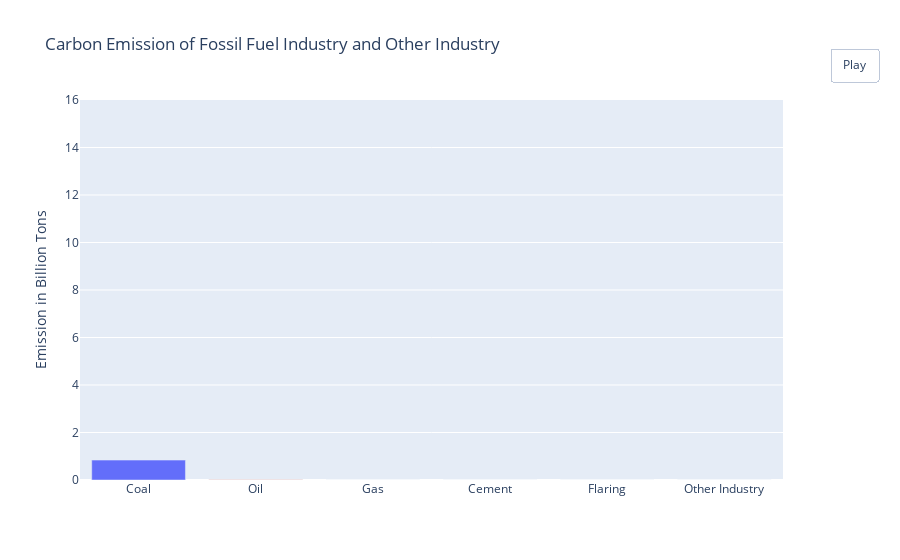

The code cell stored with this chart in its notebook:
### Code cell
world_emission2 = pd.read_csv('rendered/factors/bar_world_co2.csv')
world_emission2 = world_emission2[world_emission2['Year'] >= 1880].reset_index()

min_year_emission = min(world_emission2['Year'])
max_year_emission = max(world_emission2['Year'])
max_yaxis_emission = 16
init = 0

coal_trace = go.Bar(x=['Coal'],y=[world_emission2['Coal CO2'][init]])
oil_trace = go.Bar(x=['Oil'], y=[world_emission2['Oil CO2'][init]])
gas_trace = go.Bar(x=['Gas'], y=[world_emission2['Gas CO2'][init]])
cement_trace = go.Bar(x=['Cement'], y=[world_emission2['Cement CO2'][init]])
flaring_trace = go.Bar(x=['Flaring'], y=[world_emission2['Flaring CO2'][init]])
OT_trace = go.Bar(x=['Other Industry'], y=[world_emission2['Other Industry CO2'][init]])

frames = [dict(data=[
    dict(
        type = 'bar',
        x = ['Coal'],
        y = [world_emission2['Coal CO2'][k]]
    ),
    dict(
        type = 'bar',
        x = ['Oil'],
        y = [world_emission2['Oil CO2'][k]]
    ),
    dict(
        type = 'bar',
        x = ['Gas'],
        y = [world_emission2['Gas CO2'][k]]
    ),
    dict(
        type = 'bar',
        x = ['Cement'],
        y = [world_emission2['Cement CO2'][k]]
    ),
    dict(
        type = 'bar',
        x = ['Flaring'],
        y = [world_emission2['Flaring CO2'][k]]
    ),
    dict(
        type = 'bar',
        x = ['Other Industry'],
        y = [world_emission2['Other Industry CO2'][k]]
    )
], traces=[0,1,2,3,4,5]) for k in range(1, len(world_emission2))]

layout = go.Layout(showlegend=False,
                   hovermode='x unified',
                   updatemenus=[
                        dict(
                            type='buttons', showactive=False,
                            y=1.05,
                            x=1.15,
                            xanchor='right',
                            yanchor='bottom',
                            pad=dict(t=0, r=10),
                            buttons=[dict(label='Play',
                            method='animate',
                            args=[None, 
                                  dict(frame=dict(duration=10, 
                                                  redraw=False),
                                                  transition=dict(duration=0),
                                                  fromcurrent=True,
                                                  mode='immediate')]
                            )]
                        )
                    ]              
                  )

# layout.update(yaxis=dict(range=[-1,max_yaxis_emission+1], autorange=False),
#               title='Carbon Emission of Fossil Fuel Industry and Other Industry')

layout.update(yaxis_range=[0,max_yaxis_emission], title='Carbon Emission of Fossil Fuel Industry and Other Industry')

fig = go.Figure(data=[coal_trace, oil_trace, gas_trace, cement_trace, flaring_trace, OT_trace],
                frames=frames,
                layout=layout
               )
fig.update_yaxes(title_text='Emission in Billion Tons', tickvals=[x for x in range(0, max_yaxis_emission+1, 2)])
fig.show()
# frames

### Figure 1 — Plotly figure (JSON) as saved in the notebook; plotly's stock layout.template omitted (floating-point values rounded to 4 significant figures)
{"data": [{"type": "bar", "x": ["Coal"], "y": [0.8383]}, {"type": "bar", "x": ["Oil"], "y": [0.01536]}, {"type": "bar", "x": ["Gas"], "y": [0]}, {"type": "bar", "x": ["Cement"], "y": [0]}, {"type": "bar", "x": ["Flaring"], "y": [0]}, {"type": "bar", "x": ["Other Industry"], "y": [0]}], "layout": {"hovermode": "x unified", "showlegend": false, "title": {"text": "Carbon Emission of Fossil Fuel Industry and Other Industry"}, "updatemenus": [{"buttons": [{"args": [null, {"frame": {"duration": 10, "redraw": false}, "fromcurrent": true, "mode": "immediate", "transition": {"duration": 0}}], "label": "Play", "method": "animate"}], "pad": {"r": 10, "t": 0}, "showactive": false, "type": "buttons", "x": 1.15, "xanchor": "right", "y": 1.05, "yanchor": "bottom"}], "yaxis": {"range": [0, 16], "tickvals": [0, 2, 4, 6, 8, 10, 12, 14, 16], "title": {"text": "Emission in Billion Tons"}}}}
